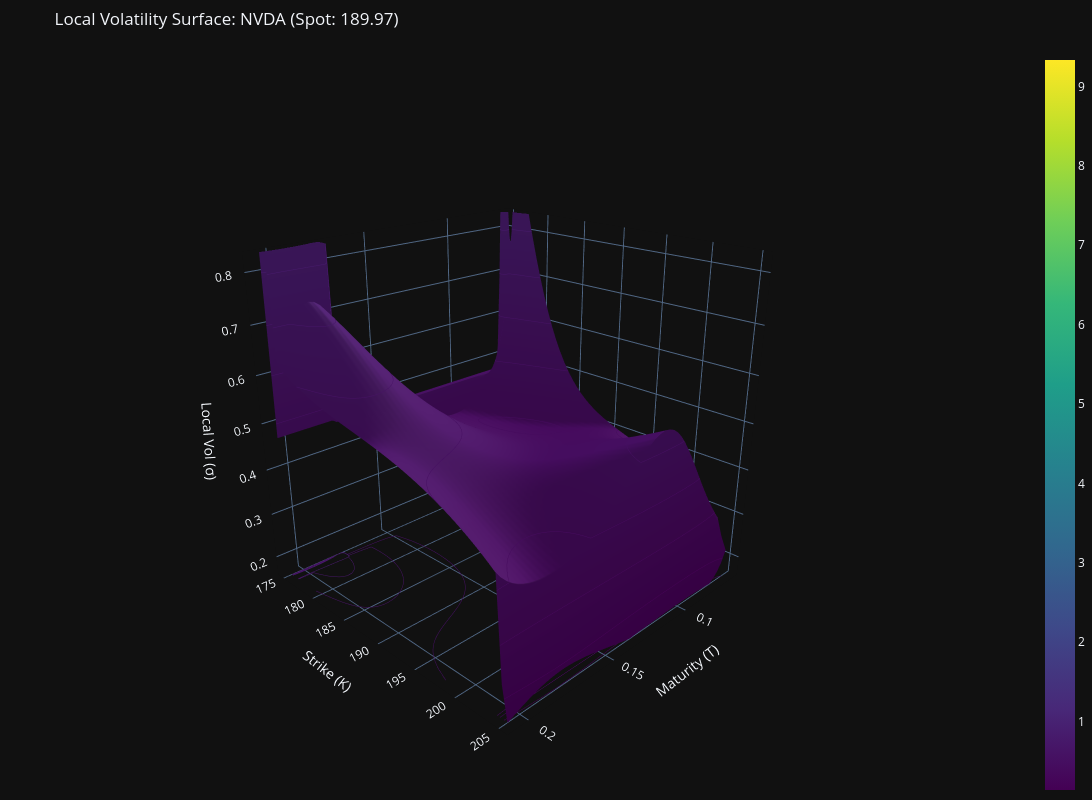

Source (notebook cell):
### Code cell
import yfinance as yf
import numpy as np
import pandas as pd
import plotly.graph_objects as go
from scipy.stats import norm, zscore
from scipy.optimize import brentq
from scipy.interpolate import SmoothBivariateSpline

#Black-Scholes model + implied volatility
def black_scholes_call(S, K, T, r, sigma):
    if T <= 1e-6: return max(S - K, 0)
    d1 = (np.log(S / K) + (r + 0.5 * sigma**2) * T) / (sigma * np.sqrt(T))
    d2 = d1 - sigma * np.sqrt(T)
    return S * norm.cdf(d1) - K * np.exp(-r * T) * norm.cdf(d2)

def implied_volatility(price, S, K, T, r):
    if price <= max(S - K * np.exp(-r * T), 0) or price >= S: return np.nan
    try:
        return brentq(lambda sig: black_scholes_call(S, K, T, r, sig) - price, 1e-6, 4.0)
    except: return np.nan

#Data acquisition
ticker_symbol = "NVDA"  # Try "TSLA" or "NVDA" for more "rugged" surfaces
ticker = yf.Ticker(ticker_symbol)
S_spot = ticker.history(period="1d")['Close'].iloc[-1]
r_rate = 0.035 

expirations = ticker.options[1:10]
raw_data = []

print(f"Calibrating Local Vol for {ticker_symbol} | Spot: {S_spot:.2f}")

for exp in expirations:
    chain = ticker.option_chain(exp)
    # Indices need a wider strike range to see the skew
    mult = 0.15 if len(ticker_symbol) <= 3 else 0.10
    calls = chain.calls[(chain.calls['strike'] > S_spot * (1-mult)) & (chain.calls['strike'] < S_spot * (1+mult))]
    T_years = (pd.to_datetime(exp) - pd.Timestamp.now()).days / 365.0
    if T_years <= 0.05: continue
    
    for _, row in calls.iterrows():
        iv = implied_volatility(row['lastPrice'], S_spot, row['strike'], T_years, r_rate)
        if not np.isnan(iv):
            raw_data.append([T_years, row['strike'], iv])

df = pd.DataFrame(raw_data, columns=['T', 'K', 'IV'])

if df.empty:
    raise ValueError("No valid option data found. Check ticker or market hours.")

# Converting to numpy to avoid the Scipy 'AttributeError'
iv_array = df['IV'].to_numpy()
df = df[np.abs(zscore(iv_array)) < 2.0]

pts = df[['T', 'K']].values
vars_list = (df['IV']**2 * df['T']).values
# s=5.0 provides a good balance between SPY smoothness and GOOGL detail
interp_vol_surf = SmoothBivariateSpline(pts[:, 0], pts[:, 1], vars_list, s=0.1)

#Dupire formula
def get_clean_vol(K, T):
    dk, dt = K * 0.005, 0.001
    def p(strike, time):
        # Access spline value correctly from 2D array result
        v = max(interp_vol_surf(time, strike)[0][0], 1e-6)
        return black_scholes_call(S_spot, strike, time, r_rate, np.sqrt(v/time))
    
    C = p(K, T)
    dCdT = (p(K, T + dt) - C) / dt
    dCdK = (p(K + dk, T) - p(K - dk, T)) / (2 * dk)
    d2CdK2 = (p(K + dk, T) - 2*C + p(K - dk, T)) / (dk**2)
    
    num, den = dCdT + r_rate * K * dCdK, 0.5 * K**2 * d2CdK2
    
    # Check for no-arbitrage violations
    if den <= 1e-8 or num <= 0: return np.nan
    return np.sqrt(num / den)

#Grid + auto zoom
T_grid = np.linspace(df['T'].min(), df['T'].max() - 0.01, 50)
K_grid = np.linspace(df['K'].min(), df['K'].max(), 50)
T_mesh, K_mesh = np.meshgrid(T_grid, K_grid)
Z_loc = np.vectorize(get_clean_vol)(K_mesh, T_mesh)

# Statistics for Auto-Zooming the z-axis (sigma)
valid_z = Z_loc[~np.isnan(Z_loc)]
z_min, z_max = np.percentile(valid_z, 2), np.percentile(valid_z, 98)
Z_loc = np.nan_to_num(Z_loc, nan=np.nanmean(valid_z))

#Fancy dashboard
fig = go.Figure(data=[go.Surface(
    z=Z_loc, x=T_grid, y=K_grid, 
    colorscale='Viridis',
    contours_z=dict(show=True, usecolormap=True, highlightcolor="white", project_z=True),
    hovertemplate='Maturity (T): %{x:.2f}<br>Strike (K): %{y:.2f}<br>Local Vol (σ): %{z:.2%}<extra></extra>'
)])

fig.update_layout(
    title=f"Local Volatility Surface: {ticker_symbol} (Spot: {S_spot:.2f})",
    template="plotly_dark",
    scene=dict(
        xaxis_title='Maturity (T)',
        yaxis_title='Strike (K)',
        zaxis_title='Local Vol (σ)',
        zaxis=dict(range=[z_min * 0.8, z_max * 1.2]), # Zooming into the "Plateau"
        camera=dict(eye=dict(x=1.7, y=1.7, z=1.0))
    ),
    width=1100, height=800,
    margin=dict(l=0, r=0, b=0, t=50)
)

fig.show()

def verify_calibration(sample_idx=10):
    #Choose a test option in real data 
    test_option = df.iloc[sample_idx]
    K_test = test_option['K']
    T_test = test_option['T']
    market_iv = test_option['IV']
    
    #Get smooth variance from spline at this point
    #Recall : we interpolayed (IV^2 * T)
    fitted_var_total = interp_vol_surf(T_test, K_test)[0][0]
    fitted_iv = np.sqrt(fitted_var_total / T_test)
    
    #Compute prices
    price_market = black_scholes_call(S_spot, K_test, T_test, r_rate, market_iv)
    price_model = black_scholes_call(S_spot, K_test, T_test, r_rate, fitted_iv)
    
    print(f"\n--- BACKTESTING VERIFICATION ---")
    print(f"Option: Strike {K_test:.2f} | Maturité {T_test:.2f} ans")
    print(f"IV Marché: {market_iv:.2%}")
    print(f"IV lissée (Modèle): {fitted_iv:.2%}")
    print(f"Prix Marché: ${price_market:.4f}")
    print(f"Prix Modèle: ${price_model:.4f}")
    print(f"Erreur Relative: {abs(price_model - price_market)/price_market:.2%}")

verify_calibration()

### Figure 1 — Plotly figure (JSON) as saved in the notebook; plotly's stock layout.template omitted (floating-point values rounded to 4 significant figures; data arrays with more than 128 entries replaced by an {"elided": "..."} marker saying what was removed)
{"data": [{"colorscale": [[0, "#440154"], [0.1111, "#482878"], [0.2222, "#3e4989"], [0.3333, "#31688e"], [0.4444, "#26828e"], [0.5556, "#1f9e89"], [0.6667, "#35b779"], [0.7778, "#6ece58"], [0.8889, "#b5de2b"], [1, "#fde725"]], "contours": {"z": {"highlightcolor": "white", "project": {"z": true}, "show": true, "usecolormap": true}}, "hovertemplate": "Maturity (T): %{x:.2f}<br>Strike (K): %{y:.2f}<br>Local Vol (σ): %{z:.2%}<extra></extra>", "type": "surface", "x": [0.06301, 0.06594, 0.06887, 0.07179, 0.07472, 0.07765, 0.08058, 0.0835, 0.08643, 0.08936, 0.09228, 0.09521, 0.09814, 0.1011, 0.104, 0.1069, 0.1098, 0.1128, 0.1157, 0.1186, 0.1216, 0.1245, 0.1274, 0.1303, 0.1333, 0.1362, 0.1391, 0.142, 0.145, 0.1479, 0.1508, 0.1538, 0.1567, 0.1596, 0.1625, 0.1655, 0.1684, 0.1713, 0.1742, 0.1772, 0.1801, 0.183, 0.1859, 0.1889, 0.1918, 0.1947, 0.1977, 0.2006, 0.2035, 0.2064], "y": [175, 175.6, 176.2, 176.8, 177.4, 178.1, 178.7, 179.3, 179.9, 180.5, 181.1, 181.7, 182.3, 183.0, 183.6, 184.2, 184.8, 185.4, 186.0, 186.6, 187.2, 187.9, 188.5, 189.1, 189.7, 190.3, 190.9, 191.5, 192.1, 192.8, 193.4, 194.0, 194.6, 195.2, 195.8, 196.4, 197.0, 197.7, 198.3, 198.9, 199.5, 200.1, 200.7, 201.3, 201.9, 202.6, 203.2, 203.8, 204.4, 205], "z": {"elided": "50x50 float values"}}], "layout": {"height": 800, "margin": {"b": 0, "l": 0, "r": 0, "t": 50}, "scene": {"camera": {"eye": {"x": 1.7, "y": 1.7, "z": 1}}, "xaxis": {"title": {"text": "Maturity (T)"}}, "yaxis": {"title": {"text": "Strike (K)"}}, "zaxis": {"range": [0.1571, 0.8383], "title": {"text": "Local Vol (σ)"}}}, "title": {"text": "Local Volatility Surface: NVDA (Spot: 189.97)"}, "width": 1100}}
